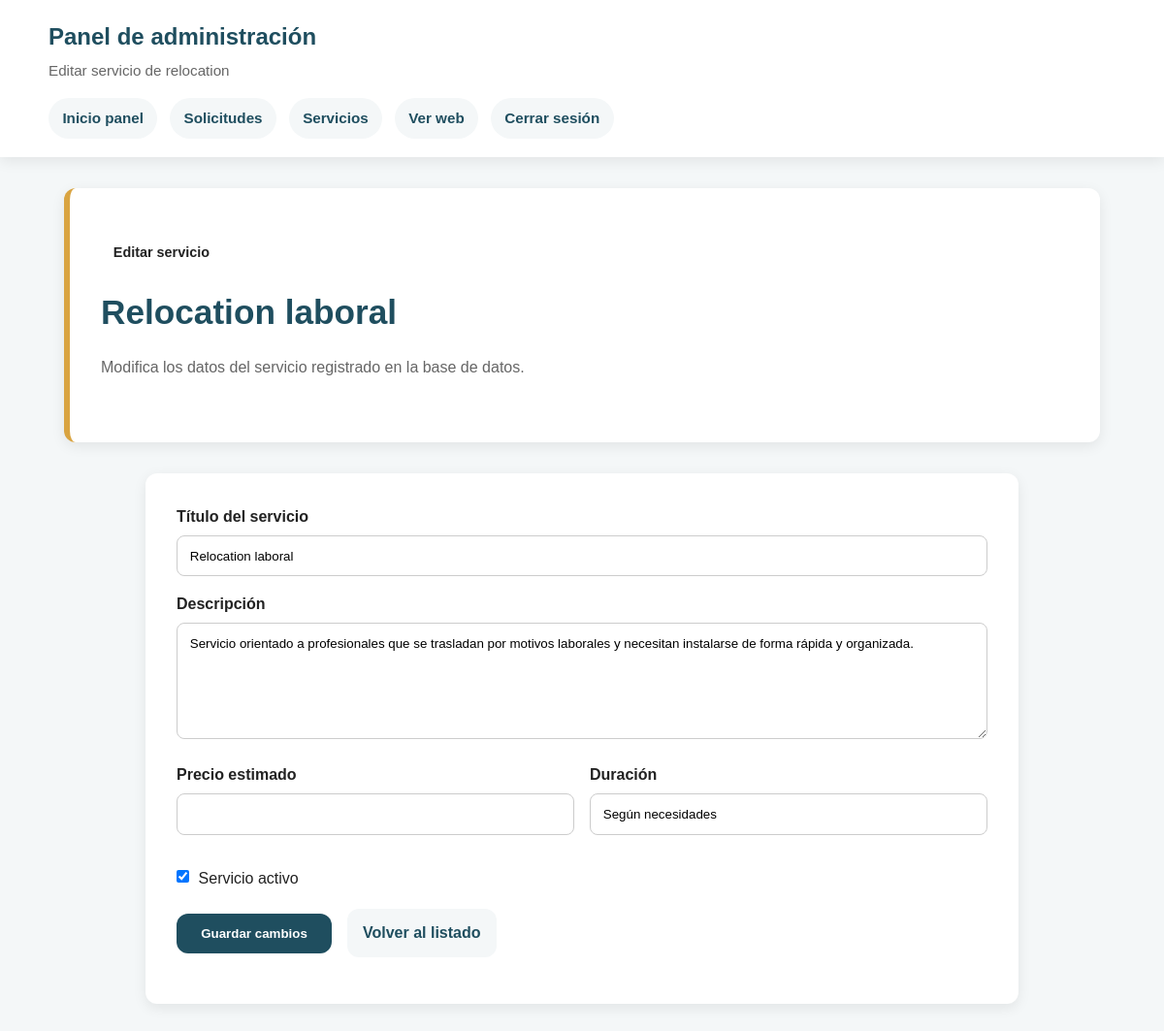
The app's page /admin/editar_servicio.php?id=5 (signed in) with its own data.
### tables this page shows
CREATE TABLE servicios (
    id INT AUTO_INCREMENT PRIMARY KEY,
    titulo VARCHAR(150) NOT NULL,
    descripcion TEXT NOT NULL,
    precio_estimado DECIMAL(10,2) DEFAULT NULL,
    duracion VARCHAR(100) DEFAULT NULL,
    activo TINYINT(1) DEFAULT 1,
    fecha_creacion TIMESTAMP DEFAULT CURRENT_TIMESTAMP
);

### admin/editar_servicio.php (the view, shortened to what this page needs)
<?php
require_once "../config/database.php";
$id = $_GET["id"] ?? null;
$servicio = null;
try {
    $stmt = $pdo->prepare("SELECT * FROM servicios WHERE id = :id");
    $stmt->execute([
        ":id" => $id
    ]);
    $servicio = $stmt->fetch();
} catch (PDOException $e) {
    $error = "No se ha podido cargar el servicio.";
}
?>
<!DOCTYPE html>
<html lang="es">
<head>
    <link rel="stylesheet" href="../css/style.css">
</head>
<body class="admin-body">
    <header class="admin-header">
        <div>
            <h2>Panel de administración</h2>
            <p>Editar servicio de relocation</p>
        </div>
        <nav>
            <ul>
                <li><a href="dashboard.php">Inicio panel</a></li>
                <li><a href="solicitudes.php">Solicitudes</a></li>
                <li><a href="servicios.php">Servicios</a></li>
                <li><a href="../index.php">Ver web</a></li>
                <li><a href="logout.php">Cerrar sesión</a></li>
            </ul>
        </nav>
    </header>
    <main class="admin-main">
        <section class="page-hero">
            <span class="hero-label">Editar servicio</span>
            <h1><?= htmlspecialchars($servicio["titulo"]) ?></h1>
            <p>
                Modifica los datos del servicio registrado en la base de datos.
            </p>
        </section>
        <section class="admin-form-section">
            <form action="editar_servicio.php?id=<?= htmlspecialchars($servicio["id"]) ?>" method="POST" class="admin-edit-form">
                <div class="form-group">
                    <label for="titulo">Título del servicio</label>
                    <input
                        type="text"
                        id="titulo"
                        name="titulo"
                        value="<?= htmlspecialchars($servicio["titulo"]) ?>"
                    >
                </div>
                <div class="form-group">
                    <label for="descripcion">Descripción</label>
                    <textarea id="descripcion" name="descripcion"><?= htmlspecialchars($servicio["descripcion"]) ?></textarea>
                </div>
                <div class="form-row">
                    <div class="form-group">
                        <label for="precio_estimado">Precio estimado</label>
                        <input
                            type="text"
                            id="precio_estimado"
                            name="precio_estimado"
                            value="<?= htmlspecialchars($servicio["precio_estimado"] ?? "") ?>"
                        >
                    </div>
                    <div class="form-group">
                        <label for="duracion">Duración</label>
                        <input
                            type="text"
                            id="duracion"
                            name="duracion"
                            value="<?= htmlspecialchars($servicio["duracion"] ?? "") ?>"
                        >
                    </div>
                </div>
                <div class="form-check">
                    <input
                        type="checkbox"
                        id="activo"
                        name="activo"
                        <?= $servicio["activo"] ? "checked" : "" ?>
                    >
                    <label for="activo">Servicio activo</label>
                </div>
                <div class="admin-form-actions">
                    <button type="submit">Guardar cambios</button>
                    <a href="servicios.php" class="secondary-link">Volver al listado</a>
                </div>
            </form>
        </section>
    </main>
</body>
</html>

### css/style.css (style rules this page uses)
:root { --color-principal: #1f4e5f; --color-secundario: #f4f7f8; --color-acento: #d9a441; --color-texto: #222222; --color-texto-suave: #666666; --color-blanco: #ffffff; --fuente-principal: Arial, Helvetica, sans-serif; --ancho-maximo: 1100px; --borde-redondeado: 12px; --sombra-suave: 0 4px 14px rgba(0, 0, 0, 0.08); }
* { margin: 0; padding: 0; box-sizing: border-box; }
body { font-family: var(--fuente-principal); color: var(--color-texto); background-color: var(--color-secundario); line-height: 1.6; }
main { max-width: var(--ancho-maximo); margin: 0 auto; padding: 2rem 1rem; }
section { margin-bottom: 2.5rem; }
header { background-color: var(--color-blanco); padding: 1.2rem 1rem; box-shadow: var(--sombra-suave); }
header > div, nav { max-width: var(--ancho-maximo); margin: 0 auto; }
header h2 { color: var(--color-principal); margin-bottom: 0.2rem; }
header p { color: var(--color-texto-suave); font-size: 0.95rem; }
nav { margin-top: 1rem; }
nav ul { list-style: none; display: flex; gap: 1rem; flex-wrap: wrap; }
nav a { text-decoration: none; color: var(--color-texto); font-weight: bold; }
h1 { color: var(--color-principal); font-size: 2.2rem; margin-bottom: 1rem; }
h2 { color: var(--color-principal); margin-bottom: 0.8rem; }
p { margin-bottom: 1rem; }
a, button { transition: 0.2s ease; }
section > a, button { display: inline-block; background-color: var(--color-principal); color: var(--color-blanco); padding: 0.8rem 1.2rem; border-radius: var(--borde-redondeado); text-decoration: none; border: none; cursor: pointer; font-weight: bold; }
form { background-color: var(--color-blanco); padding: 1.5rem; border-radius: var(--borde-redondeado); box-shadow: var(--sombra-suave); }
form div { margin-bottom: 1rem; }
label { display: block; font-weight: bold; margin-bottom: 0.4rem; }
input, textarea { width: 100%; padding: 0.8rem; border: 1px solid #cccccc; border-radius: 8px; font-family: var(--fuente-principal); }
textarea { min-height: 120px; resize: vertical; }
.hero-label { display: inline-block; background-color: rgba(255, 255, 255, 0.15); padding: 0.4rem 0.8rem; border-radius: 999px; margin-bottom: 1rem; font-size: 0.9rem; font-weight: bold; }
.page-hero { background-color: var(--color-blanco); padding: 3rem 2rem; border-radius: var(--borde-redondeado); box-shadow: var(--sombra-suave); border-left: 6px solid var(--color-acento); }
.page-hero p { max-width: 750px; color: var(--color-texto-suave); }
.form-row { display: grid; grid-template-columns: 1fr 1fr; gap: 1rem; }
.form-group { margin-bottom: 1rem; }
.form-check { display: flex; align-items: flex-start; gap: 0.6rem; margin-bottom: 1.2rem; }
.form-check input { width: auto; margin-top: 0.3rem; }
.form-check label { font-weight: normal; margin-bottom: 0; }
.admin-body { background-color: var(--color-secundario); min-height: 100vh; }
.admin-header { background-color: var(--color-blanco); padding: 1.2rem 1rem; box-shadow: var(--sombra-suave); }
.admin-header > div, .admin-header nav { max-width: var(--ancho-maximo); margin: 0 auto; }
.admin-header h2 { color: var(--color-principal); }
.admin-main { max-width: var(--ancho-maximo); margin: 0 auto; padding: 2rem 1rem; }
.admin-form-section { background-color: var(--color-blanco); padding: 2rem; border-radius: var(--borde-redondeado); box-shadow: var(--sombra-suave); }
.admin-edit-form { box-shadow: none; padding: 0; }
.admin-form-actions { display: flex; gap: 1rem; align-items: center; flex-wrap: wrap; margin-top: 1rem; }
.secondary-link { color: var(--color-principal); font-weight: bold; text-decoration: none; }
.admin-header { position: sticky; top: 0; z-index: 50; }
.admin-header > div { margin-bottom: 0.8rem; }
.admin-header nav ul { display: flex; gap: 0.8rem; flex-wrap: wrap; }
.admin-header nav a { display: inline-block; background-color: var(--color-secundario); color: var(--color-principal); padding: 0.55rem 0.9rem; border-radius: 999px; font-size: 0.95rem; }
.admin-main .page-hero { margin-bottom: 2rem; }
.admin-form-section { max-width: 900px; margin: 0 auto; }
.admin-form-actions button { min-width: 160px; }
.secondary-link { background-color: var(--color-secundario); padding: 0.75rem 1rem; border-radius: var(--borde-redondeado); }
:root { --color-gold: #cca763; --color-navy: #1a2939; --color-teal: #60898e; --color-gold-light: #e6c785; --color-fondo-home: #f6f3ed; }
main { max-width: 100%; width: 100%; padding: 0; margin: 0; }

### records on screen
servicios: titulo "Relocation laboral", descripcion "Servicio orientado a profesionales que se trasladan por motivos laborales y necesitan instalarse de forma rápida y organizada.", duracion "Según necesidades", activo "☑"
